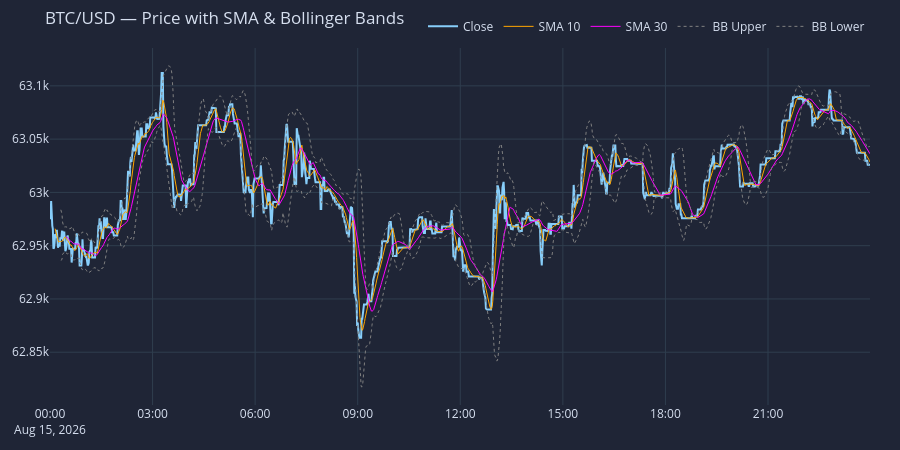

The notebook cell saved with this chart:
### Code cell
fig = close.rename("Close").vbt.plot(trace_kwargs=dict(line=dict(color="lightskyblue")))
fast_ma.ma.rename("SMA 10").vbt.plot(trace_kwargs=dict(line=dict(color="orange", width=1)), fig=fig)
slow_ma.ma.rename("SMA 30").vbt.plot(trace_kwargs=dict(line=dict(color="magenta", width=1)), fig=fig)
bb.upper.rename("BB Upper").vbt.plot(trace_kwargs=dict(line=dict(color="gray", width=1, dash="dot")), fig=fig)
bb.lower.rename("BB Lower").vbt.plot(trace_kwargs=dict(line=dict(color="gray", width=1, dash="dot")), fig=fig)
fig.update_layout(title="BTC/USD — Price with SMA & Bollinger Bands")
fig.show()

### Figure 1 — Plotly figure (JSON) as saved in the notebook; plotly's stock layout.template omitted (floating-point values rounded to 4 significant figures; data arrays with more than 128 entries replaced by an {"elided": "..."} marker saying what was removed)
{"data": [{"line": {"color": "lightskyblue"}, "name": "Close", "showlegend": true, "type": "scatter", "x": {"elided": "1440 str values"}, "y": {"elided": "1440 float values"}}, {"line": {"color": "orange", "width": 1}, "name": "SMA 10", "showlegend": true, "type": "scatter", "x": {"elided": "1440 str values"}, "y": {"elided": "1440 float values"}}, {"line": {"color": "magenta", "width": 1}, "name": "SMA 30", "showlegend": true, "type": "scatter", "x": {"elided": "1440 str values"}, "y": {"elided": "1440 float values"}}, {"line": {"color": "gray", "dash": "dot", "width": 1}, "name": "BB Upper", "showlegend": true, "type": "scatter", "x": {"elided": "1440 str values"}, "y": {"elided": "1440 float values"}}, {"line": {"color": "gray", "dash": "dot", "width": 1}, "name": "BB Lower", "showlegend": true, "type": "scatter", "x": {"elided": "1440 str values"}, "y": {"elided": "1440 float values"}}], "layout": {"height": 450, "legend": {"orientation": "h", "traceorder": "normal", "x": 1, "xanchor": "right", "y": 1.02, "yanchor": "bottom"}, "margin": {"b": 30, "l": 30, "r": 30, "t": 30}, "title": {"text": "BTC/USD — Price with SMA & Bollinger Bands"}, "width": 900}}
